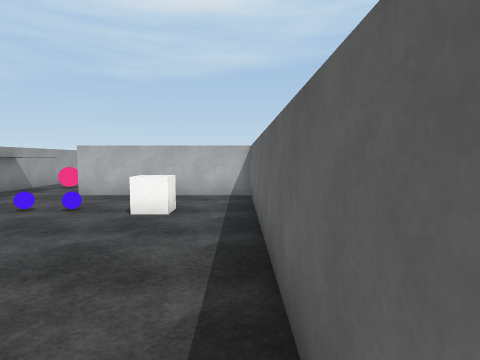
[1] (above)

17 first-person views from a walk through a Unity game level. The camera is 1.5 m above the floor, tilts 4° down and sees 75° across. The floor is counted in squares, 1 m on a side. Each view is taken from the middle of a square. On the plan, view 1 faces up. The plan holds only what a view shows up to about 15 squares ahead; the rest is blank. The place goes on beyond the plan. Door leaves are left out, so doorways stand open. Some surface patterns are stand-ins.

[2]
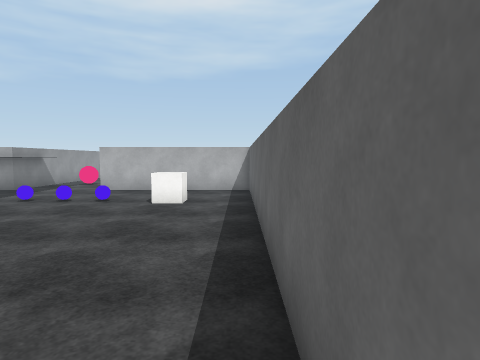

[3]
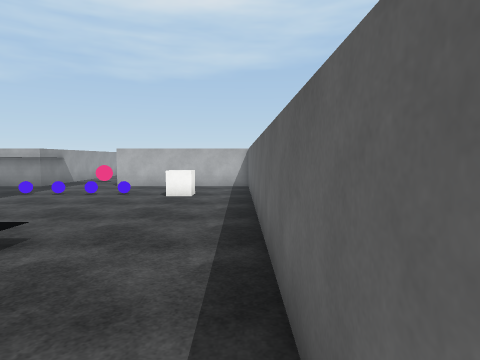

[4]
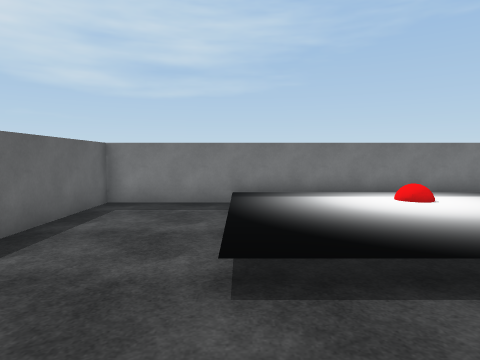

[5]
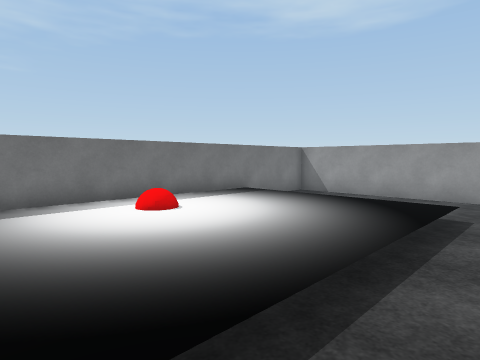

[6]
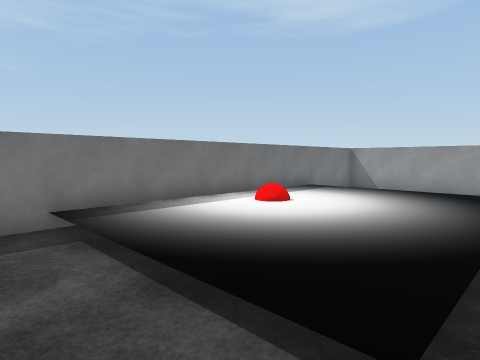

[7]
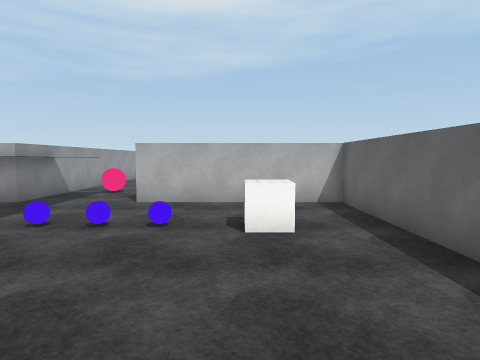

[8]
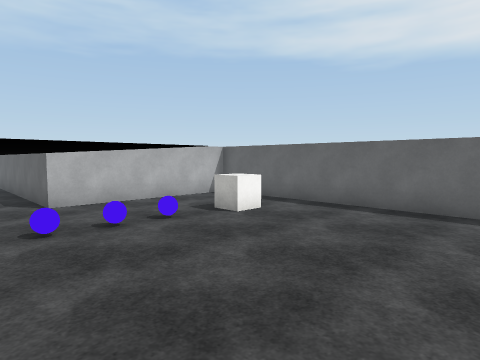

[9]
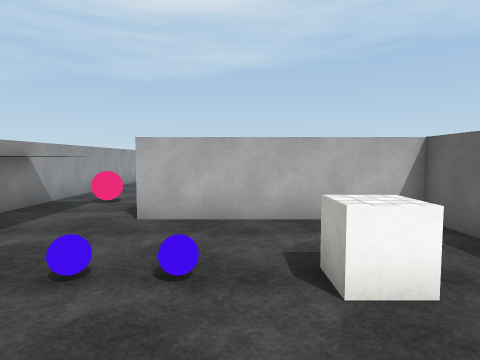

[10]
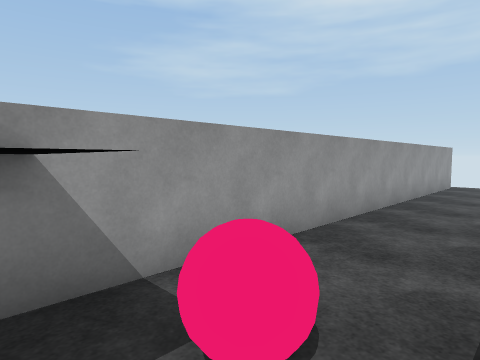

[11]
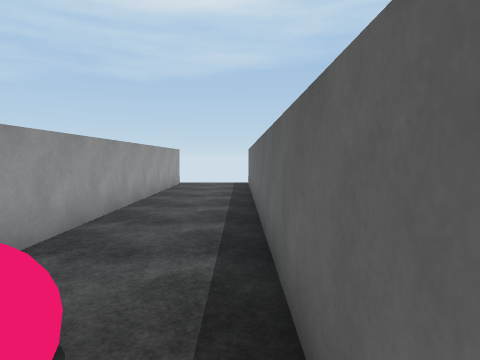

[12]
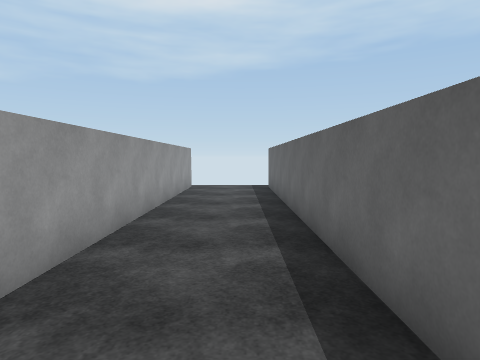

[13]
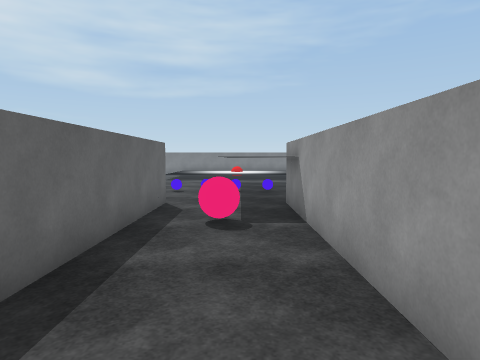

[14]
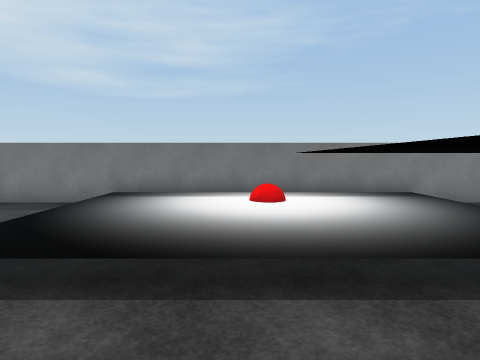

[15]
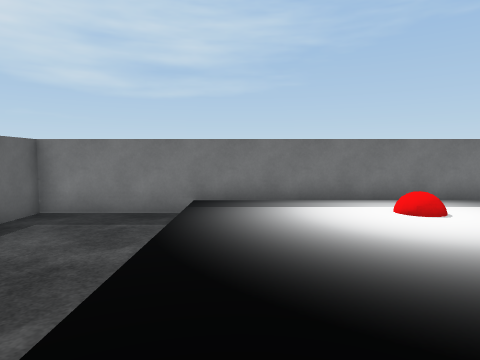

[16]
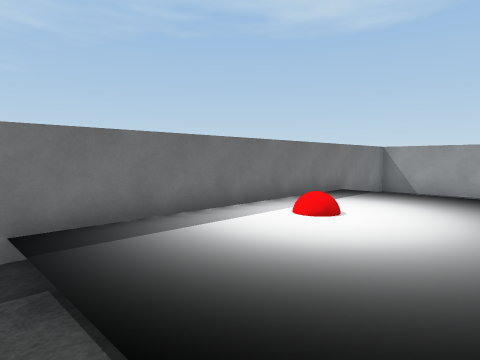

[17]
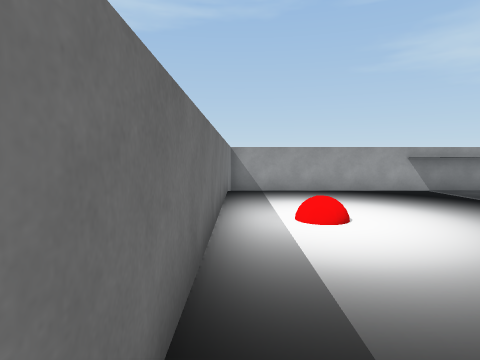

### Floor plan
Key: @ floor where view 1 was taken; # wall or solid block; . main floor; : floor 0.25 m higher than the main floor; / step, stairs or slope; D open door; ^ raised ledge; B ball; C cube.
Columns run from 18 left of view 1 to 1 right of it. Each row starts with its distance up from view 1.
 23        #....#
 22        #....#
 21        #....#
 20        #....#
 19        #....#
 18        #....#
 17        #....#
 16        #.B..#
 15        #....#
 14        #  ..#
 13        #DDDD########
 12           .........#
 11           .........#
 10           .........#
  9           .BBB.CC..#
  8           .....CC..#
  7           .........#
  6 #         .........#
  5 #         .........#
  4 #         .........#
  3 #       ^^.........#
  2 # .................#
  1 #.../:::::::::/....#
  0 #.  /:::::::::/...@#
 -1 #.  /:::::::::/....#
 -2 #.  /:::::::::/....#
 -3 #.  /:::::::::/....#
 -4 #.  /:::::::::/....#
 -5 #.. /:::::::::/....#
 -6 ####################

Positions as (right, up) in squares from view 1, and headings:
1: (0, 0), facing up
2: (0, -2), facing up
3: (0, -4), facing up
4: (-4, 5), facing down
5: (-5, 3), facing down-left
6: (-2, 2), facing down-left
7: (-3, 2), facing up
8: (-9, 2), facing up-right
9: (-4, 5), facing up
10: (-7, 14), facing up-left
11: (-7, 14), facing up
12: (-8, 16), facing up
13: (-9, 23), facing down
14: (-8, 5), facing down
15: (-5, 3), facing down
16: (-3, 0), facing down-left
17: (-3, -5), facing left
